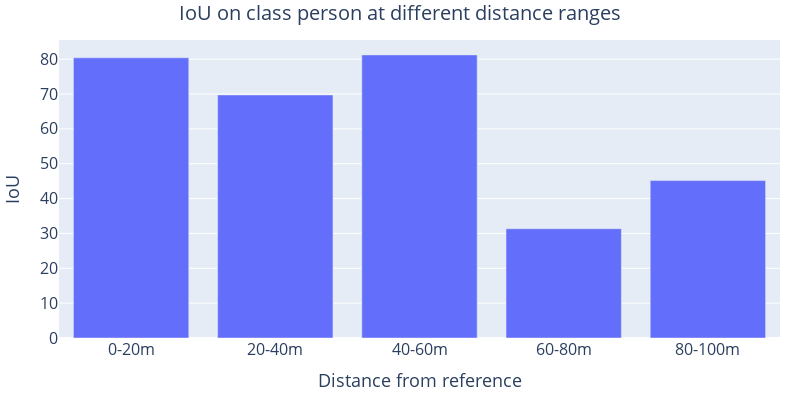

Notebook cell for this chart:
### Code cell
import plotly.express as px
import pandas as pd

# Assuming 'heights' is a pandas DataFrame or Series with the IoU values
# Replace with your actual data
#heights = pd.Series([0.75, 0.65, 0.55, 0.45, 0.35])

# Define the categories
categories = ["0-20m", "20-40m", "40-60m", "60-80m", "80-100m"]

# Create a DataFrame for Plotly
df = pd.DataFrame({"Distance from reference": categories, "IoU": heights.values.flatten()})

# Create the bar plot
fig = px.bar(df, x="Distance from reference", y="IoU", 
             labels={"IoU": "IoU", "Distance from reference": "Distance from reference"},
             title='IoU on class person at different distance ranges')

fig.update_layout(
    title=dict(font=dict(size=20)),
    margin=dict(l=20, r=20, t=30, b=20),
    xaxis_title_font=dict(size=18),  # X-axis title font size
    yaxis_title_font=dict(size=18),  # Y-axis title font size
    xaxis=dict(tickfont=dict(size=16)),  # X-axis tick font size
    yaxis=dict(tickfont=dict(size=16)),  # Y-axis tick font size
    title_x=0.5
)

fig.update_layout(
    autosize=False,
    width=800,
    height=400,
    margin=dict(l=20, r=20, t=40, b=20),
    yaxis=dict(tickvals=np.arange(0,111,10))
)

# Update the axes labels
fig.update_xaxes(title_text="Distance from reference")
fig.update_yaxes(title_text="IoU")

# Save the figure
# fig.write_image('/workspaces/baseline/exp/figures/report_figs/IoU_person_distances_22_05_24.png', scale=4)
# fig.write_image('/workspaces/baseline/exp/figures/report_figs/IoU_person_distances_ONlinePasteAllTricks0_0.png', scale=4)

# Show the figure
fig.show()

### Figure 1 — Plotly figure (JSON) as saved in the notebook; plotly's stock layout.template omitted (floating-point values rounded to 4 significant figures)
{"data": [{"alignmentgroup": "True", "hovertemplate": "Distance from reference=%{x}<br>IoU=%{y}<extra></extra>", "legendgroup": "", "marker": {"color": "#636efa", "pattern": {"shape": ""}}, "name": "", "offsetgroup": "", "orientation": "v", "showlegend": false, "textposition": "auto", "type": "bar", "x": ["0-20m", "20-40m", "40-60m", "60-80m", "80-100m"], "xaxis": "x", "y": [80.4, 69.73, 81.23, 31.36, 45.17], "yaxis": "y"}], "layout": {"autosize": false, "barmode": "relative", "height": 400, "legend": {"tracegroupgap": 0}, "margin": {"b": 20, "l": 20, "r": 20, "t": 40}, "title": {"font": {"size": 20}, "text": "IoU on class person at different distance ranges", "x": 0.5}, "width": 800, "xaxis": {"anchor": "y", "domain": [0, 1], "tickfont": {"size": 16}, "title": {"font": {"size": 18}, "text": "Distance from reference"}}, "yaxis": {"anchor": "x", "domain": [0, 1], "tickfont": {"size": 16}, "tickvals": [0, 10, 20, 30, 40, 50, 60, 70, 80, 90, 100, 110], "title": {"font": {"size": 18}, "text": "IoU"}}}}
